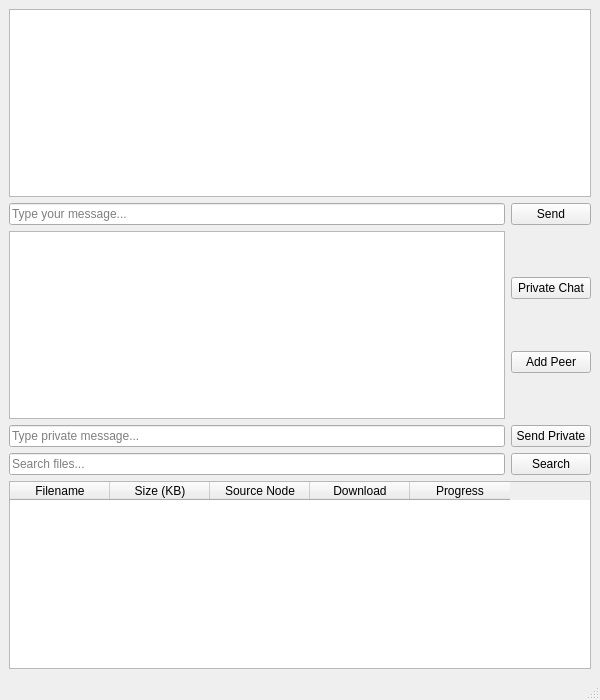
<?xml version="1.0" encoding="UTF-8"?>
<ui version="4.0">
 <class>MainWindow</class>
 <widget class="QMainWindow" name="MainWindow">
  <property name="geometry">
   <rect>
    <x>0</x>
    <y>0</y>
    <width>600</width>
    <height>700</height>
   </rect>
  </property>
  <property name="windowTitle">
   <string>P2Pal - Chat</string>
  </property>
  <widget class="QWidget" name="centralwidget">
   <layout class="QVBoxLayout" name="mainLayout">
    <item>
     <widget class="QTextEdit" name="chatLog">
      <property name="readOnly">
       <bool>true</bool>
      </property>
     </widget>
    </item>
    <item>
     <layout class="QHBoxLayout" name="messageLayout">
      <item>
       <widget class="QLineEdit" name="inputField">
        <property name="placeholderText">
         <string>Type your message...</string>
        </property>
       </widget>
      </item>
      <item>
       <widget class="QPushButton" name="sendButton">
        <property name="text">
         <string>Send</string>
        </property>
       </widget>
      </item>
     </layout>
    </item>
    <item>
     <layout class="QHBoxLayout" name="peerLayout">
      <item>
       <widget class="QListWidget" name="peerList">
        <property name="toolTip">
         <string>Select a peer to chat privately.</string>
        </property>
       </widget>
      </item>
      <item>
       <layout class="QVBoxLayout" name="peerButtons">
        <item>
         <widget class="QPushButton" name="privateChatButton">
          <property name="text">
           <string>Private Chat</string>
          </property>
         </widget>
        </item>
        <item>
         <widget class="QPushButton" name="addPeerButton">
          <property name="text">
           <string>Add Peer</string>
          </property>
         </widget>
        </item>
       </layout>
      </item>
     </layout>
    </item>
    <item>
     <layout class="QHBoxLayout" name="privateMessageLayout">
      <item>
       <widget class="QLineEdit" name="privateInputField">
        <property name="placeholderText">
         <string>Type private message...</string>
        </property>
       </widget>
      </item>
      <item>
       <widget class="QPushButton" name="sendPrivateMessageButton">
        <property name="text">
         <string>Send Private</string>
        </property>
       </widget>
      </item>
     </layout>
    </item>
    <item>
     <layout class="QHBoxLayout" name="searchLayout">
      <item>
       <widget class="QLineEdit" name="searchLineEdit">
        <property name="placeholderText">
         <string>Search files...</string>
        </property>
       </widget>
      </item>
      <item>
       <widget class="QPushButton" name="searchButton">
        <property name="text">
         <string>Search</string>
        </property>
       </widget>
      </item>
     </layout>
    </item>
    <item>
     <widget class="QTableWidget" name="searchResultsTable">
      <property name="editTriggers">
       <set>QAbstractItemView::NoEditTriggers</set>
      </property>
      <property name="selectionBehavior">
       <enum>QAbstractItemView::SelectRows</enum>
      </property>
      <property name="sortingEnabled">
       <bool>true</bool>
      </property>
      <property name="columnCount">
       <number>5</number>
      </property>
      <column>
       <property name="text">
        <string>Filename</string>
       </property>
      </column>
      <column>
       <property name="text">
        <string>Size (KB)</string>
       </property>
      </column>
      <column>
       <property name="text">
        <string>Source Node</string>
       </property>
      </column>
      <column>
       <property name="text">
        <string>Download</string>
       </property>
      </column>
      <column>
       <property name="text">
        <string>Progress</string>
       </property>
      </column>
     </widget>
    </item>
   </layout>
  </widget>
  <widget class="QStatusBar" name="statusbar"/>
 </widget>
 <resources/>
 <connections/>
</ui>
